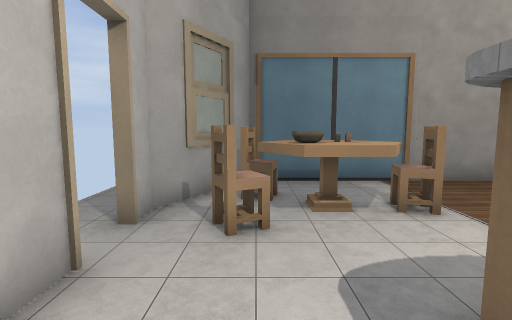
view 1 (above)

18 first-person views from a walk through a level from a Godot 3-D game. The camera is 1.5 m above the floor, tilts 6° down and sees 85° across. Doors that lead somewhere are drawn open, without their leaves. The floor is counted in squares, 1 m on a side. Each view is taken from the middle of a square. On the plan, view 1 faces up. The plan holds only what a view shows up to about 14 squares ahead; the rest is blank. The place goes on beyond the plan. Some surface patterns are stand-ins.

view 2
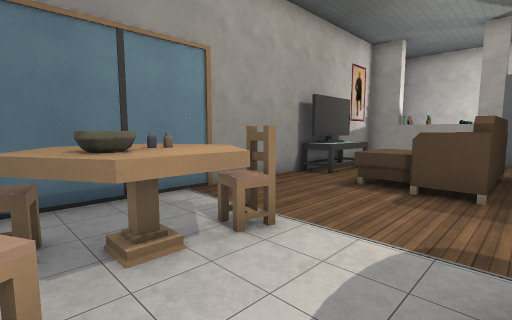

view 3
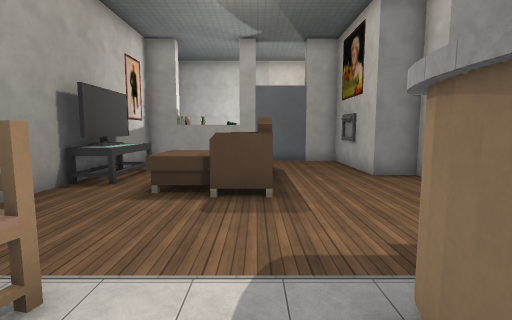

view 4
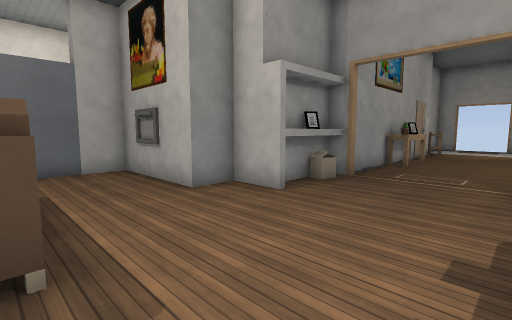

view 5
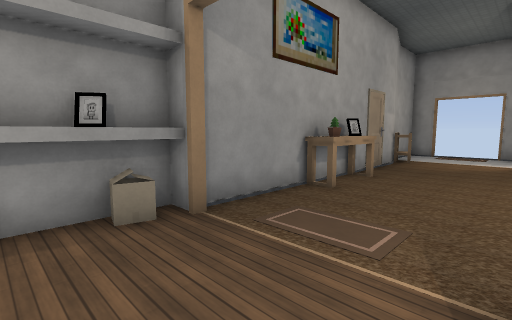

view 6
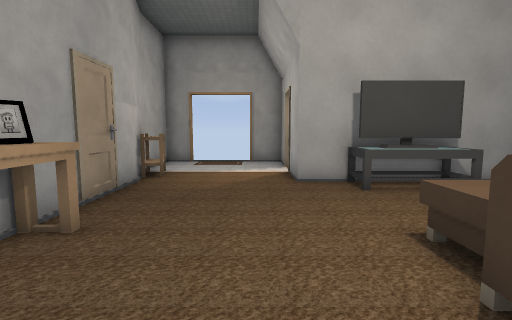

view 7
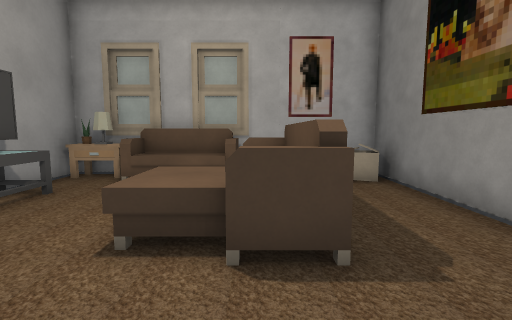

view 8
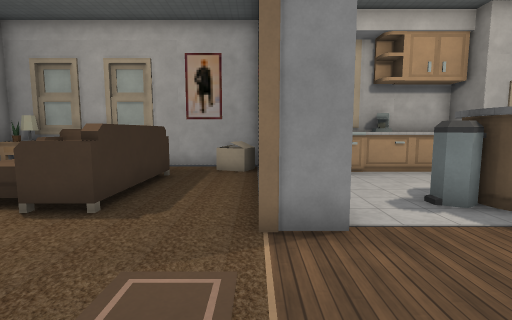

view 9
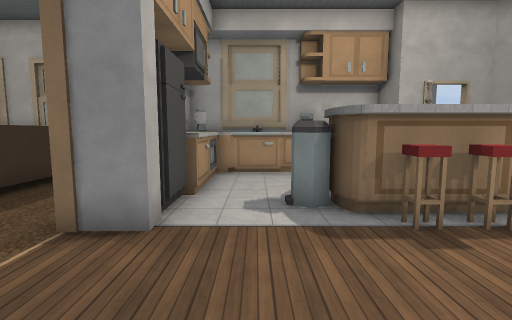

view 10
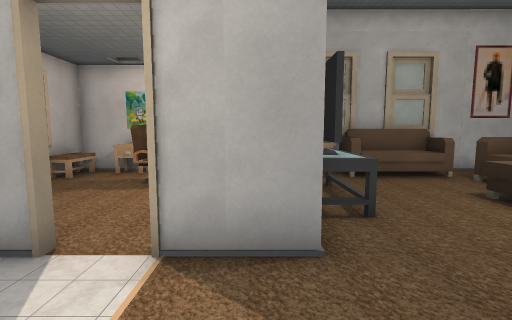

view 11
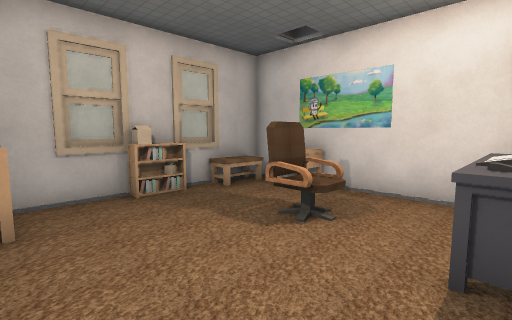

view 12
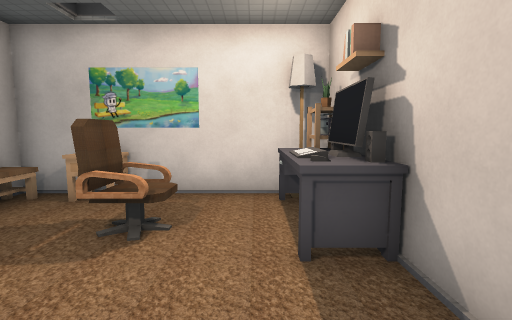

view 13
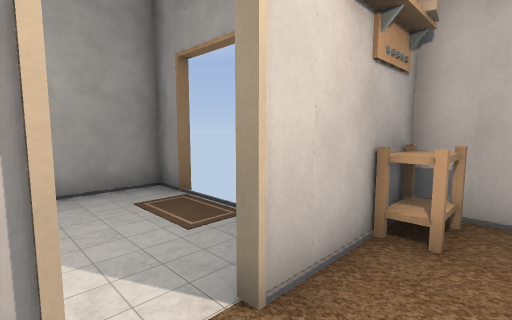

view 14
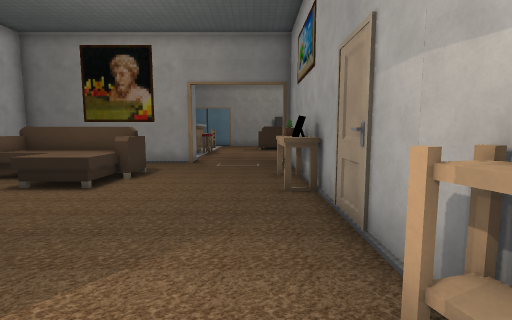

view 15
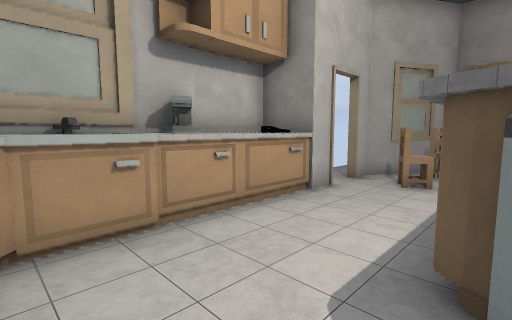

view 16
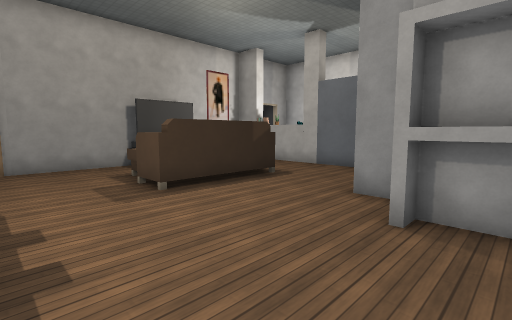

view 17
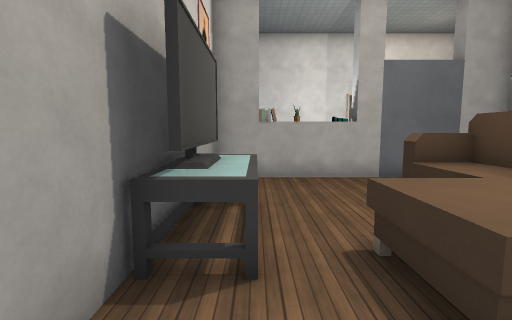

view 18
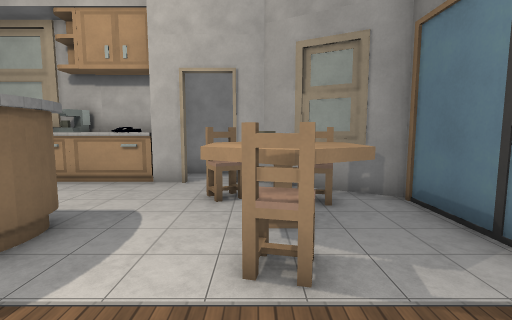

### Floor plan
Points are (right, up) in squares from view 1. A wall is a line through its corners. A room is listed if a view was taken in it or the views show most of it. See-through windows are left out.
Room 1 (views 1, 2, 3, 4, 5, 6, 7, 8, 9, 10, 14, 15, 16, 17, 18)
walls: (3.4, -4.6) (3.9, -4.6) (3.9, -5.9) (-3.8, -5.9); (8.6, -3.6) (8.6, -2.4) (10.4, -2.4) (10.4, -1) (14.9, -1) (14.9, 5.6); (8.2, -5.7) (9.2, -5.7); (9.2, -3.6) (9.2, -2.7) (8.5, -2.7); (3.2, 1.5) (3.2, -1.1); (-2, 3) (-2, 2) (-3.7, 2) (-3.7, -15.4); (-3.7, 4.3) (-3.7, 2.5); (1.6, -16.2) (3.8, -16.2) (3.8, -18.2); (8.5, 8.3) (-0.2, 8.3) (-2, 5.2) (-2, 4.2); (-2.6, -16.2) (0.6, -16.2); (14.9, 7.4) (14.9, 8.3) (11.4, 8.3); (9.3, -18.9) (8.6, -16.2) (8.6, -6.1); (3.8, -19.5) (3.8, -21.6) (5.4, -21.6); (8.1, -21.6) (9.2, -21.6) (9.2, -18.9)
low walls: (3, -0.1) (3, -1.1); (3, 1.2) (3, 0.5)
ways out: door at (4, -19) to room 2; door at (-2, 3.5); door at (9, -14.5); gap at (6.5, -22)
objects: other object (-3, -15); sofa (-3, -14) to (-2, -11); box (-3, -7); cabinet (-3, -5) to (-3, -4); sink (-3, -3) to (-2, -3); cabinet (-3, -2) to (-2, -1); other object (-3, -1); cabinet (-3, 0) to (-2, 2); stove (-2, -5) to (-1, -4); sofa (-1, -12) to (3, -9); TV (0, -16) to (1, -15); cabinet (0, -5) to (1, -5); other object (0, 4); table (0, 4) to (3, 6); table (2, -15); fridge (2, -5); bin (2, -2); other object (4, 0); other object (4, 1); sofa (7, 3) to (11, 5); shelf (8, -18) to (9, -17); other object (8, -12) to (8, -11); other object (8, -10); box (9, -5); other object (9, -4); table (9, 7) to (11, 7); TV (9, 8) to (11, 8); other object (15, 6); other object (15, 7)
Room 2 (views 11, 12, 13)
walls: (0.6, -16.3) (-1.9, -16.3); (0.6, -16.2) (1.6, -16.2); (-3.8, -16.2) (-2.6, -16.2); (-3.7, -15.4) (-3.7, -23.6) (3.6, -23.6) (3.6, -19.5)
ways out: door at (4, -19) to room 1
objects: other object (-3, -23) to (-2, -23); other object (-3, -22) to (-3, -21); other object (-3, -17); other object (-2, -17) to (-1, -17); chair (-1, -20); other object (0, -23); desk (0, -17); shelf (3, -23) to (3, -22)

Positions as (right, up) in squares from view 1, and headings:
1: (0, 0), facing up
2: (0, 2), facing up-right
3: (1, 3), facing right
4: (4, 3), facing down-right
5: (4, -3), facing down-right
6: (5, -8), facing down
7: (6, -10), facing left
8: (8, -6), facing left
9: (8, -3), facing left
10: (7, -17), facing left
11: (3, -17), facing down-left
12: (3, -18), facing left
13: (2, -18), facing down-right
14: (7, -19), facing up
15: (2, -4), facing up-left
16: (4, -4), facing up-right
17: (6, 7), facing right
18: (6, 5), facing left
